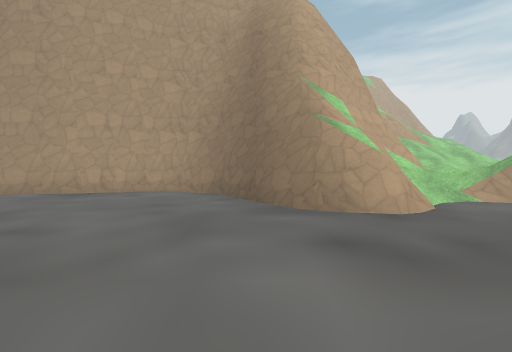
[1] (above)

16 first-person views from a walk through a 3-D level made in the Godot game engine. The camera is 1.3 m above the floor, tilts 2° down and sees 90° across. The floor is counted in squares, 2 m on a side. Each view is taken from the middle of a square. On the plan, view 1 faces up. The plan holds only what a view shows up to about 9 squares ahead; the rest is blank. The place goes on beyond the plan. Some surface patterns are stand-ins.

[2]
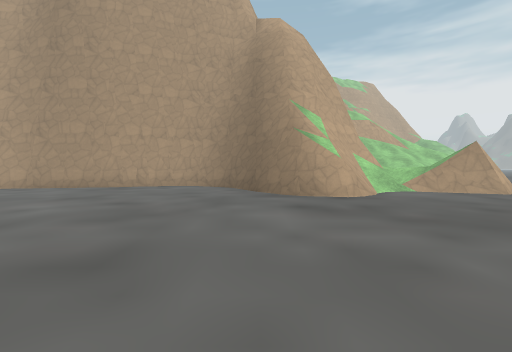

[3]
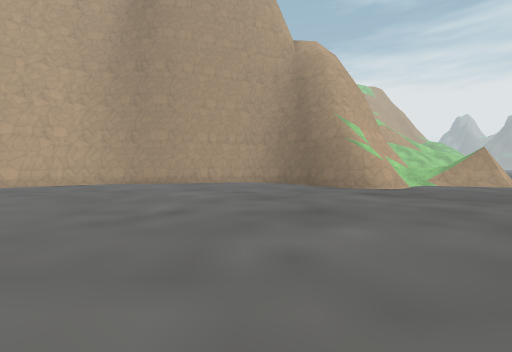

[4]
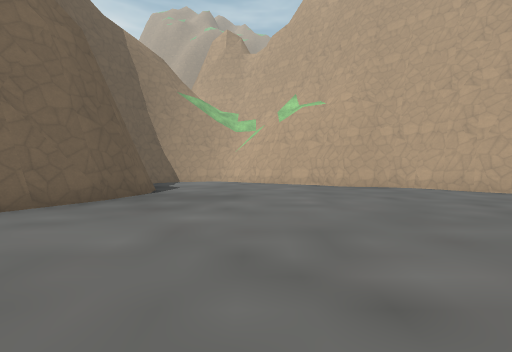

[5]
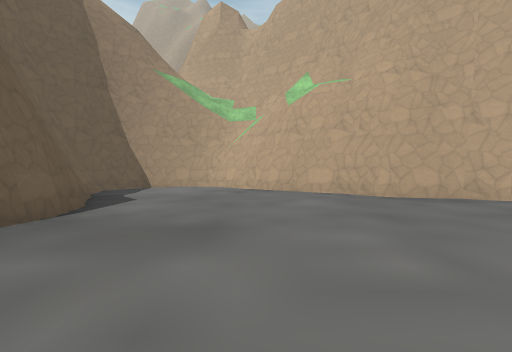

[6]
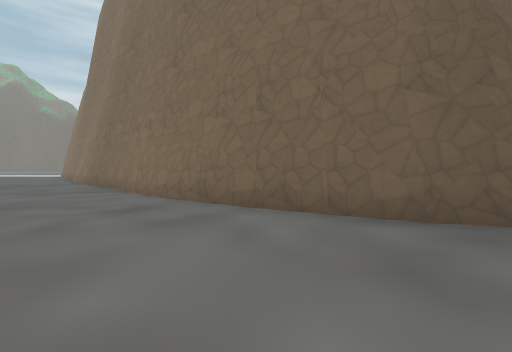

[7]
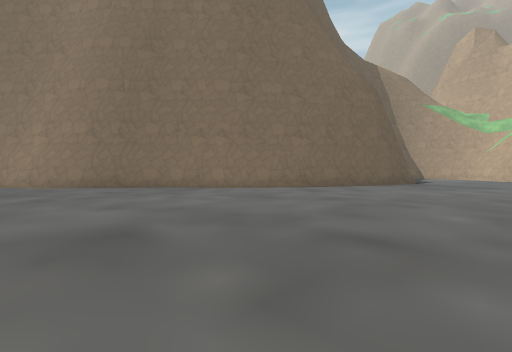

[8]
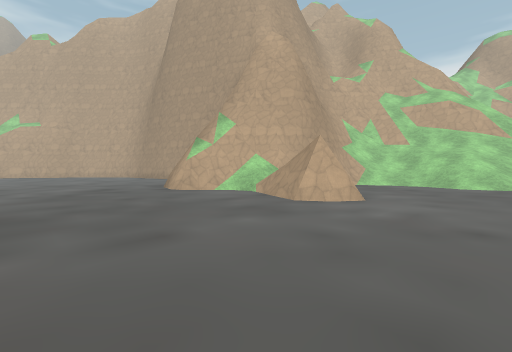

[9]
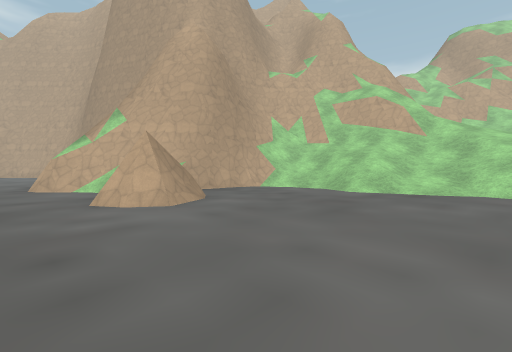

[10]
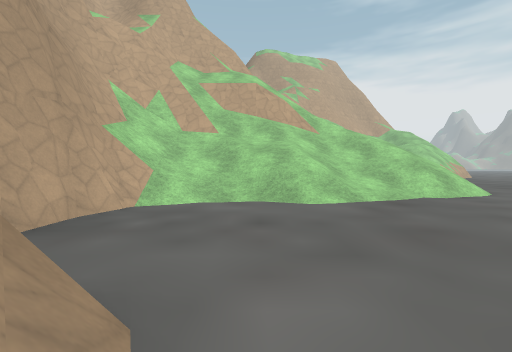

[11]
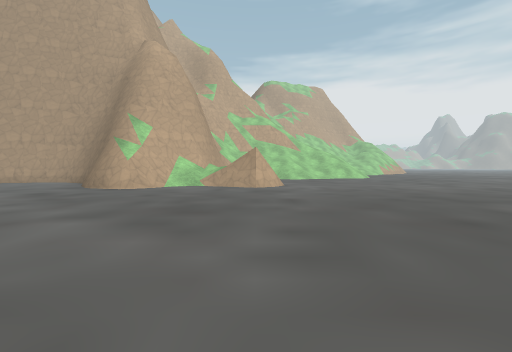

[12]
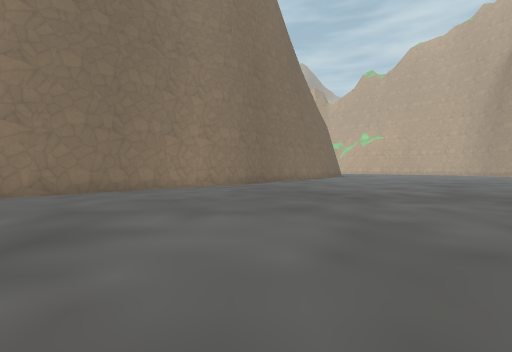

[13]
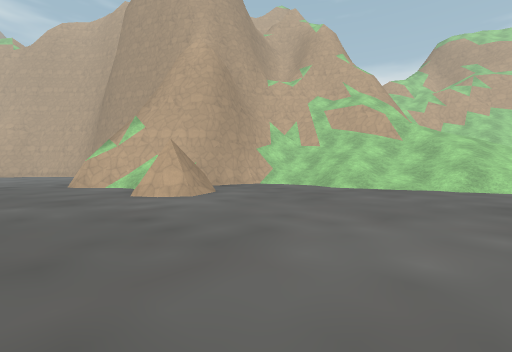

[14]
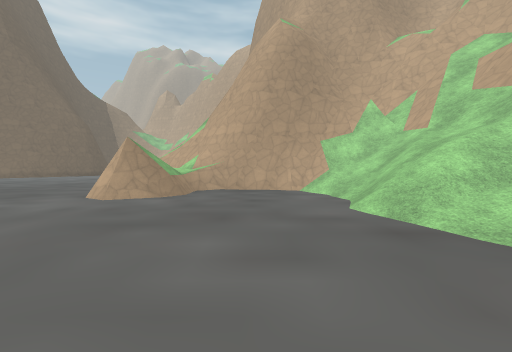

[15]
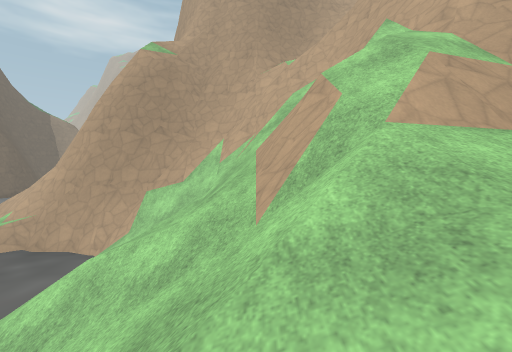

[16]
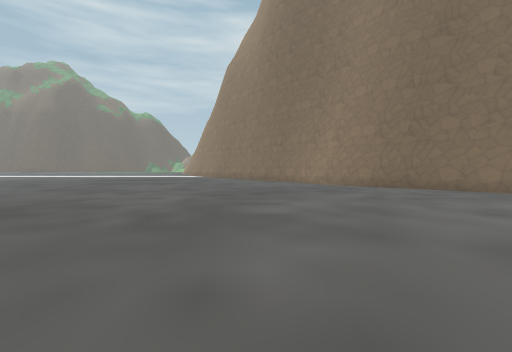

### Floor plan
Key: @ floor where view 1 was taken; # wall or solid block; . main floor; : floor 3 m higher than the main floor; / step, stairs or slope; = window, fence, low wall or low ledge; ^ raised ledge; v drop or lower ground.
Columns run from 14 left of view 1 to 12 right of it. Each row starts with its distance up from view 1.
 15                  ###//#/
 14                  #////////
 13                  ^#/#v#////
 12                  #/#///////
 11                  ^/////////
 10                  ^://////..
  9                   #/.......
  8                   #........
  7         #######  =#=.......
  6      ####.....####/==......
  5     ##........###///#/.....
  4    ##..........##/../......
  3    #.......................
  2   ##.......................
  1   #.......................
  0  ##...........@..........
 -1 ##......................
 -2 #......................
 -3 #.....................
 -4 #....###..............
 -5 ##.### ###.............
 -6  ###     ##.............
 -7           ##.............
 -8            ##.............
 -9             ##.............
-10              ###...........
-11                ##..........
-12                 #.......
-13                 ##.....
-14                  ##...

Where each view was taken, in squares from view 1:
view 1: 0 up, 0 right, facing up
view 2: 2 down, 0 right, facing up
view 3: 4 down, 2 left, facing up
view 4: 1 down, 2 left, facing left
view 5: 1 down, 5 left, facing left
view 6: 1 down, 5 left, facing down
view 7: 1 down, 3 right, facing down-left
view 8: 0 up, 9 right, facing up-left
view 9: 3 up, 11 right, facing up-left
view 10: 5 up, 7 right, facing up
view 11: 4 down, 6 right, facing up
view 12: 10 down, 11 right, facing left
view 13: 2 up, 12 right, facing up-left
view 14: 8 up, 12 right, facing left
view 15: 13 up, 11 right, facing left
view 16: 2 down, 5 right, facing down
